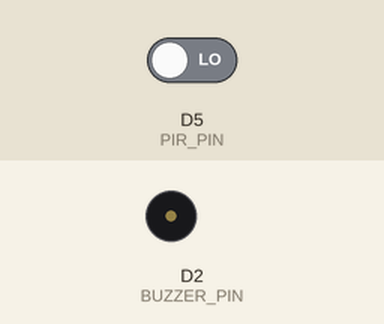
A sketch run on a simulated ESP8266 (NodeMCU). On the bench: buzzer (waves = sounding, pin HIGH). The test bench sets the inputs (shaded band); at power-on: D5 (PIR_PIN) LOW. WiFi joins after 1.5 s; servers stay silent unless stated; uploads are accepted with an empty reply; what the sketch prints to the serial monitor is not drawn.

Above: at 2.7 s.
2.8 s: D5 (PIR_PIN) driven HIGH
At 3.4 s:
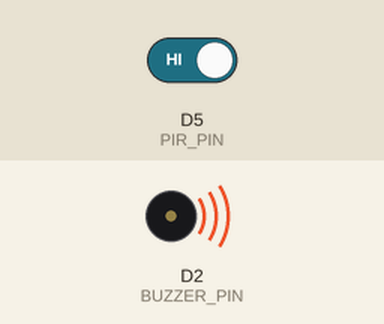
Timing chart, 0 to 5.8 s (numbered marks = the images above; inputs shaded):
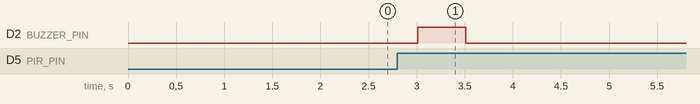

The sketch:

Arrduino_code.ino
```cpp
#include <ESP8266WiFi.h>
#include <ESP8266WiFiMulti.h>
#include <ESP8266HTTPClient.h>
#include <WiFiClient.h>

ESP8266WiFiMulti WiFiMulti;

#define BUZZER_PIN D2
#define PIR_PIN D5

unsigned long lastActionTime = 0;
const unsigned long actionInterval = 5000;  // Mỗi 5 giây thực hiện lại nếu còn chuyển động

void setup() {
  Serial.begin(115200);
  pinMode(BUZZER_PIN, OUTPUT);
  digitalWrite(BUZZER_PIN, LOW);

  pinMode(PIR_PIN, INPUT);

  WiFi.mode(WIFI_STA);
  WiFiMulti.addAP("Nger", "103203@@");

  Serial.println("\n📡 Đang kết nối WiFi...");
  while (WiFiMulti.run() != WL_CONNECTED) {
    delay(1000);
    Serial.print(".");
  }
  Serial.println("\n✅ Đã kết nối WiFi");
}

void loop() {
  int currentPir = digitalRead(PIR_PIN);

  if (currentPir == HIGH) {
    // Kiểm tra thời gian để tránh spam
    if (millis() - lastActionTime >= actionInterval || lastActionTime == 0) {
      Serial.println("👀 Phát hiện chuyển động! Gửi cảnh báo và chụp ảnh...");

      // Gửi yêu cầu HTTP
      if (WiFiMulti.run() == WL_CONNECTED) {
        WiFiClient client;
        HTTPClient http;

        String url = "http://172.20.10.2:8080/canh-bao?id=esp8266";
        Serial.println("🌐 Gửi cảnh báo đến server...");

        if (http.begin(client, url)) {
          int httpCode = http.GET();

          if (httpCode > 0) {
            Serial.printf("✅ Server phản hồi mã: %d\n", httpCode);
            String payload = http.getString();
            Serial.println("📥 Phản hồi từ Flask: " + payload);

            // Dù phản hồi có gì, ta vẫn kích buzzer để đồng bộ
            Serial.println("🔔 Kích hoạt buzzer...");
            digitalWrite(BUZZER_PIN, HIGH);
            delay(500);
            digitalWrite(BUZZER_PIN, LOW);
            delay(5000);
          } else {
            Serial.printf("❌ GET thất bại: %s\n", http.errorToString(httpCode).c_str());
          }

          http.end();
        } else {
          Serial.println("❌ Không kết nối được server");
        }
      }

      lastActionTime = millis();  // Cập nhật thời gian
    }
  } else {
    // Không có chuyển động → reset timer
    lastActionTime = 0;
    digitalWrite(BUZZER_PIN, LOW);
  }

  delay(100);  // kiểm tra liên tục mỗi 100ms
}
```

Measured:
- after the input at 2.8 s, D2 (BUZZER_PIN): LOW → HIGH after 0.21 s, → LOW 0.50 s later
